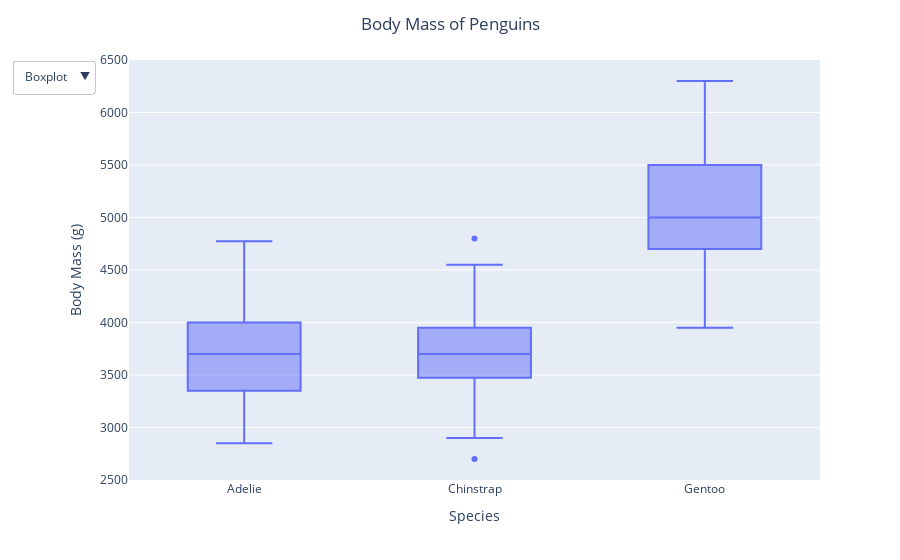

Notebook code for this chart:
### Code cell
fig = px.box(penguins, y="body_mass_g", x = "species") #create a boxplot
fig.update_layout(title={"text": "Body Mass of Penguins", "x": 0.5},
 yaxis_title="Body Mass (g)", xaxis_title = "Species") #add a title and labels
fig.update_layout(
    updatemenus=[
        dict(
            buttons=list([ #add dropdown menu with buttons
                dict(
                    args=["type", "box"], #change plot type to boxplot
                    label="Boxplot", #label the button
                    method="restyle" #modify data or data attributes
                ),
                dict(
                    args=["type", "violin"], #change plot type to violin, hybrid box plot and density plot
                    label="Violin", #label the button
                    method="restyle" #modify data or data attributes
                )
            ])
        ),
    ]
) 
fig.show()

### Figure 1 — Plotly figure (JSON) as saved in the notebook; plotly's stock layout.template omitted (floating-point values rounded to 4 significant figures; data arrays with more than 128 entries replaced by an {"elided": "..."} marker saying what was removed)
{"data": [{"alignmentgroup": "True", "hovertemplate": "species=%{x}<br>body_mass_g=%{y}<extra></extra>", "legendgroup": "", "marker": {"color": "#636efa"}, "name": "", "notched": false, "offsetgroup": "", "orientation": "v", "showlegend": false, "type": "box", "x": {"elided": "344 str values"}, "x0": " ", "xaxis": "x", "y": {"elided": "344 int values"}, "y0": " ", "yaxis": "y"}], "layout": {"boxmode": "group", "legend": {"tracegroupgap": 0}, "margin": {"t": 60}, "title": {"text": "Body Mass of Penguins", "x": 0.5}, "updatemenus": [{"buttons": [{"args": ["type", "box"], "label": "Boxplot", "method": "restyle"}, {"args": ["type", "violin"], "label": "Violin", "method": "restyle"}]}], "xaxis": {"anchor": "y", "domain": [0, 1], "title": {"text": "Species"}}, "yaxis": {"anchor": "x", "domain": [0, 1], "title": {"text": "Body Mass (g)"}}}}
